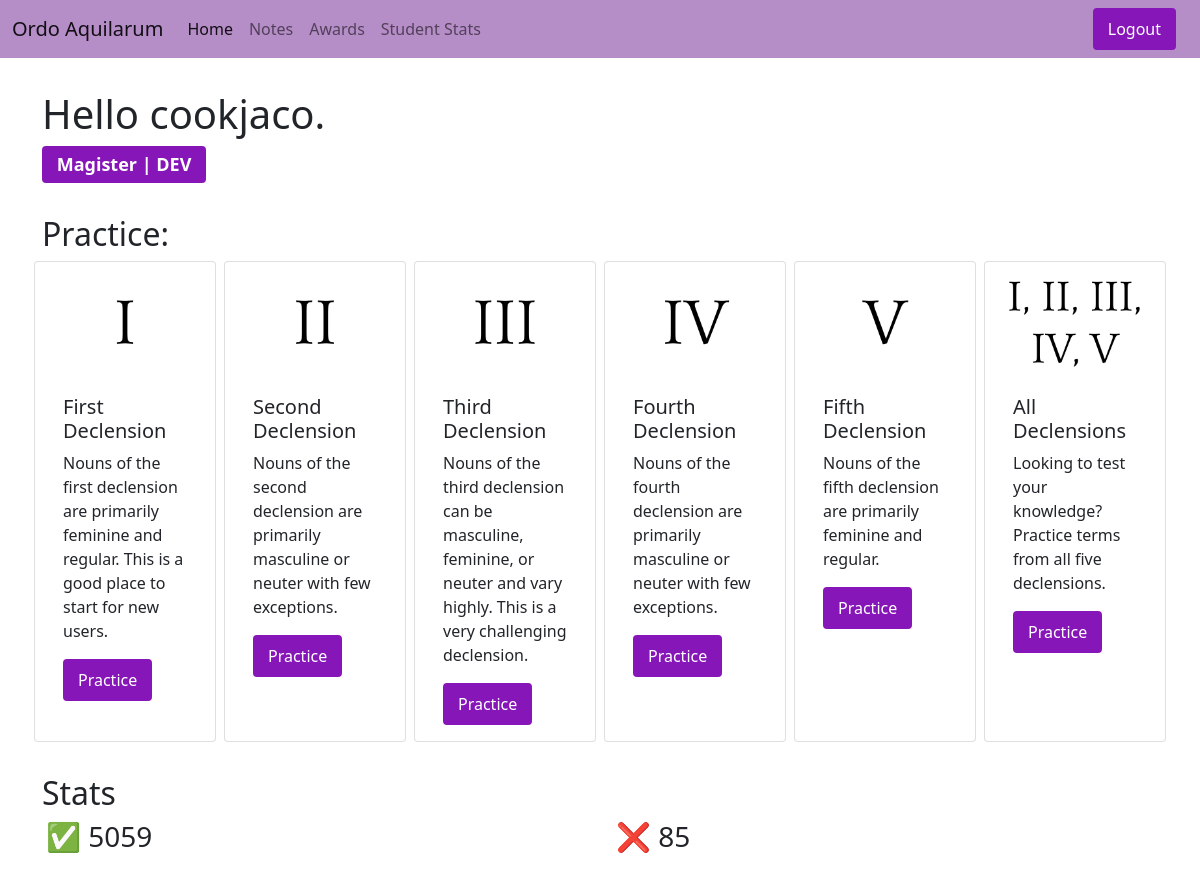
Page / (signed in) on the earlier database version.
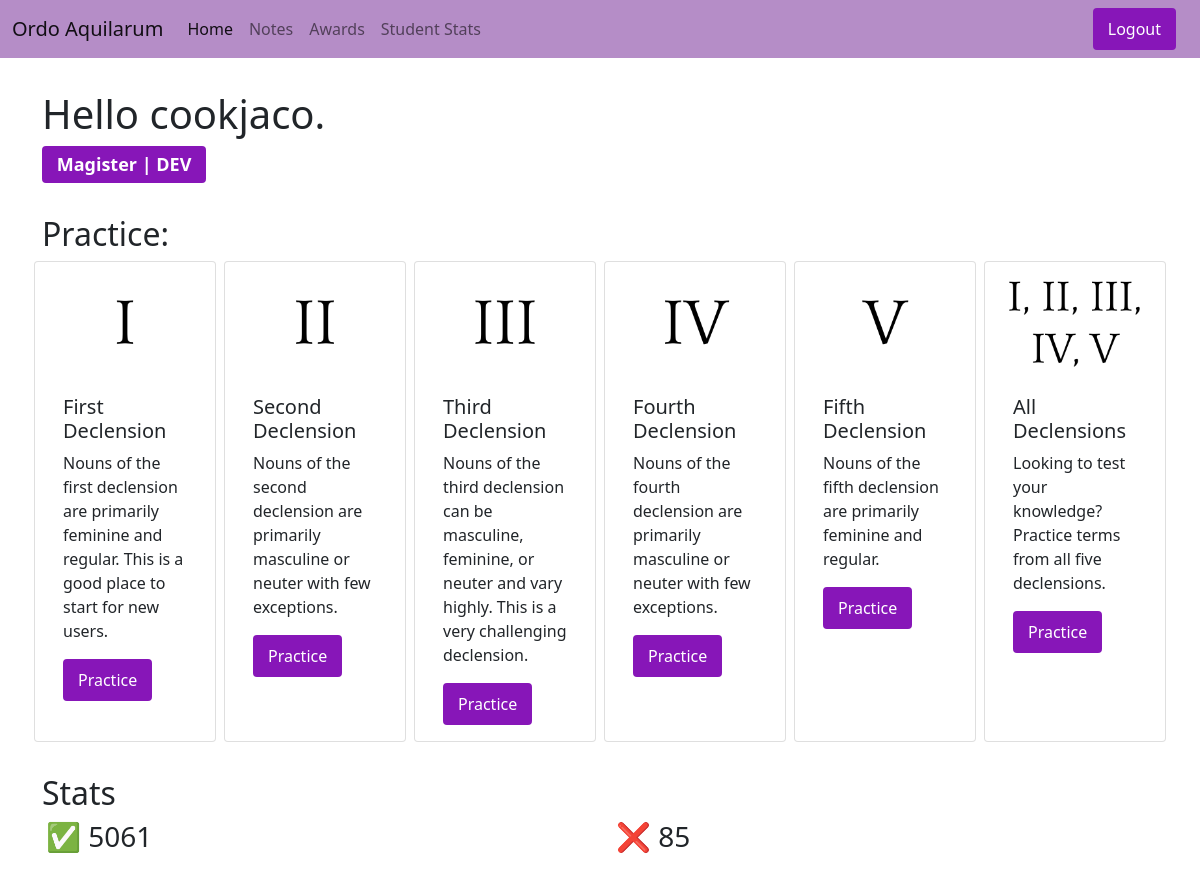
Same page on the later database version.
### user_app/models.py (models this page shows, shortened)
class CustomUser(models.Model):
  user = models.OneToOneField(User, on_delete=models.CASCADE)
  correct = models.IntegerField(default=0)
  incorrect = models.IntegerField(default=0)
  points = models.IntegerField(default=0)
  first_bon_incor = models.IntegerField(default=0)
  second_bon_incor = models.IntegerField(default=0)
  third_bon_incor = models.IntegerField(default=0)
  fourth_bon_incor = models.IntegerField(default=0)
  fifth_bon_incor = models.IntegerField(default=0)
  first_tris_incor = models.IntegerField(default=0)
  second_tris_incor = models.IntegerField(default=0)
  third_tris_incor = models.IntegerField(default=0)
  fourth_tris_incor = models.IntegerField(default=0)
  fifth_tris_incor = models.IntegerField(default=0)
  previous_question = models.ForeignKey(Question, on_delete=models.CASCADE, default=1)
  streak = models.IntegerField(default=0)
  highest_streak = models.IntegerField(default=0)
  class Meta:
    permissions = [("check_students", "Can view student stats")]

### user_app/views.py (the view)
# urls.py: path("", views.index, name="index"),
def index(request):
  if request.user.is_authenticated:
    logged_in = request.user
    actual = CustomUser.objects.get(user = logged_in)
    total = actual.correct + actual.incorrect
    if total < 100:
      title = "Novice"
    elif total in range(100,999):
      title = "Intermediate"
    elif total in range (1000,4999):
      title = "Advanced"
    elif total >= 5000:
      title = "Master"
    if request.user.is_superuser:
      title = "DEV"
  else:
    actual = None
    title = None
  return render(request, "user_app/index.html", { 'userr': actual, 'title': title })

### user_app/templates/user_app/index.html (shortened to what the changed rows need)
{% extends "base.html" %}
{% block content %}
<div class="container">
  {% if user.is_authenticated %}
  {% if perms.user_app.check_students %}
  <h1>Hello {{user.username}}.
  <h4><span class="badge bg-primary">Magister | {{title}}</span><h4></h1>
  {% else %}
  <h1>Hello {{user.username}}.
  <h4><span class="badge bg-secondary">Discipulus | {{title}}</span></h4>
  </h1>
  {% endif %}
  {% else %}
  <div class="alert alert-danger alert-dismissible fade show d-flex justify-content-center" role="alert">
    <b>Alert!</b>You are not signed in. You must be signed in to practice.
    <button type="button" class="btn-close" data-bs-dismiss="alert" aria-label="Close"></button>
  </div>
  <h1>Hello Guest.</h1>
  {% endif %}
</div>
<div class="container">
  <h2>Practice:</h2>
</div>
{% if user.is_authenticated %}
<div class="container">
  <h2>Stats</h2>
  <div class="row">
    <div class="col">
      <h3>✅ {{userr.correct}}</h3>
    </div>
    <div class="col">
      <h3>❌ {{userr.incorrect}}</h3>
    </div>
  </div>
</div>
{% endif %}
{% endblock %}

Differences in the rows shown:
changed CustomUser: correct "5059" → "5061"
